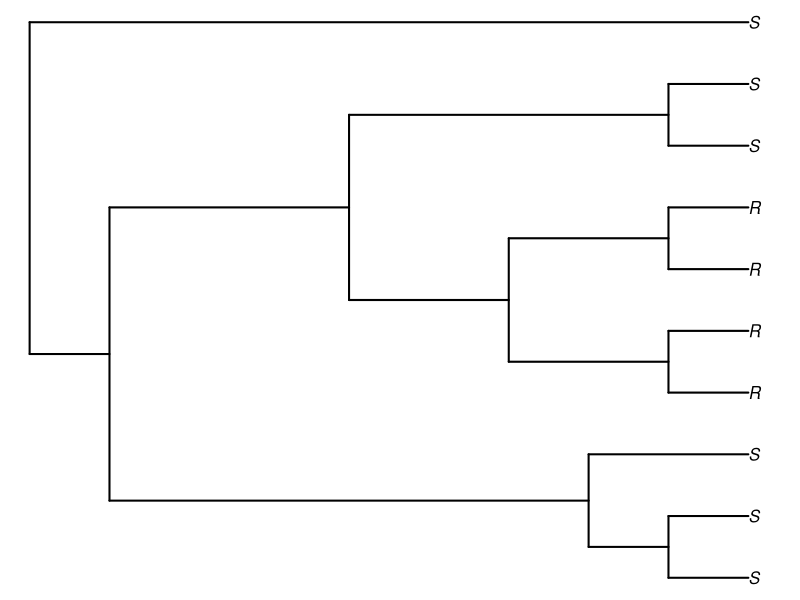
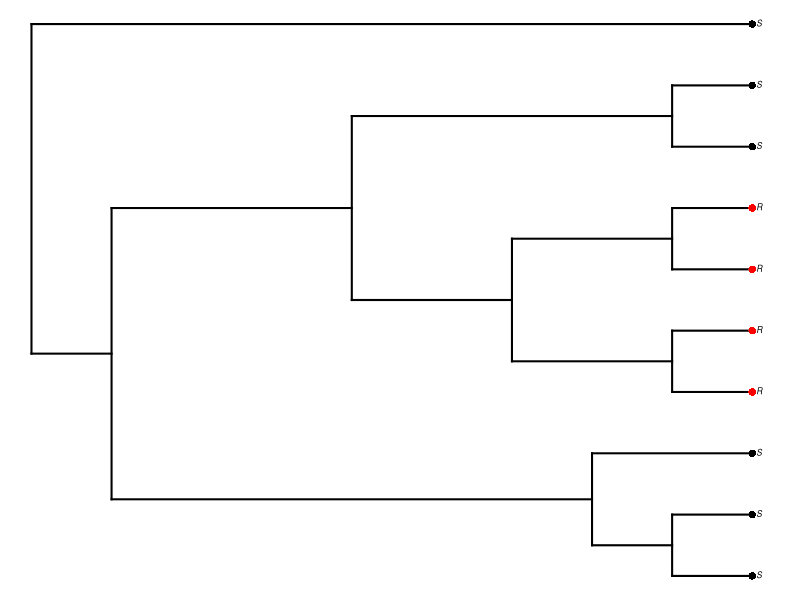
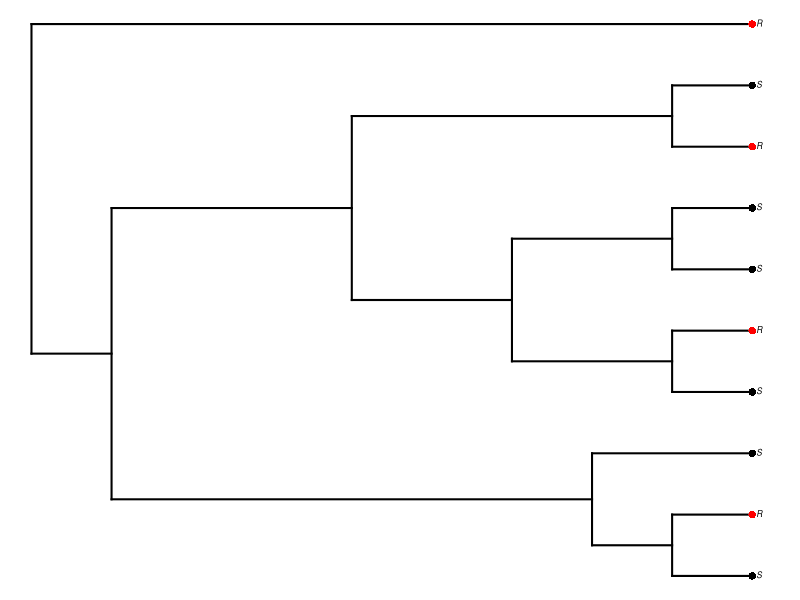

Recreate these plots in R, in order.
## read tree from string
library(ape)
text.string<-
  "(
  (
  ((S, S),S)
,(((R,R),(R,R))
,(S,S))
),S);"
vert.tree<-read.tree(text=text.string)
plot(vert.tree,no.margin=TRUE,edge.width=2)

library(ggplot2)
library(phytools)

png (filename = "Output/simpletree_cluster.png", width = 50, height = 50, units='mm', res = 300)
plotTree(vert.tree,type="phylogram",fsize=0.5,ftype="i") # uncomment if you want fans style tree
#plotTree(myTree,fsize=0.5,ftype="off")
tips_palette <- c("black", "red", "pink") # palette for the tip labels
mycols<-tips_palette[c(1,1,1,2,2,2,2,1,1,1)] # match palette colors to phenotypes
print(mycols)
tiplabels(pch = 16,col=mycols,cex=1)
dev.off()


text.string_2<-  "((((S, R),S),(((S,R),(S,S)),(R,S))),R);"
vert.tree_2<-read.tree(text=text.string_2)
png (filename = "Output/simpletree_singletons.png", width = 50, height = 50, units='mm', res = 300)
plotTree(vert.tree_2,type="phylogram",fsize=0.5,ftype="i") # uncomment if you want fans style tree
#plotTree(myTree,fsize=0.5,ftype="off")
tips_palette <- c("black", "red", "pink") # palette for the tip labels
mycols<-tips_palette[c(1,2,1,1,2,1,1,2,1,2)] # match palette colors to phenotypes
print(mycols)
tiplabels(pch = 16,col=mycols,cex=1)
dev.off()
